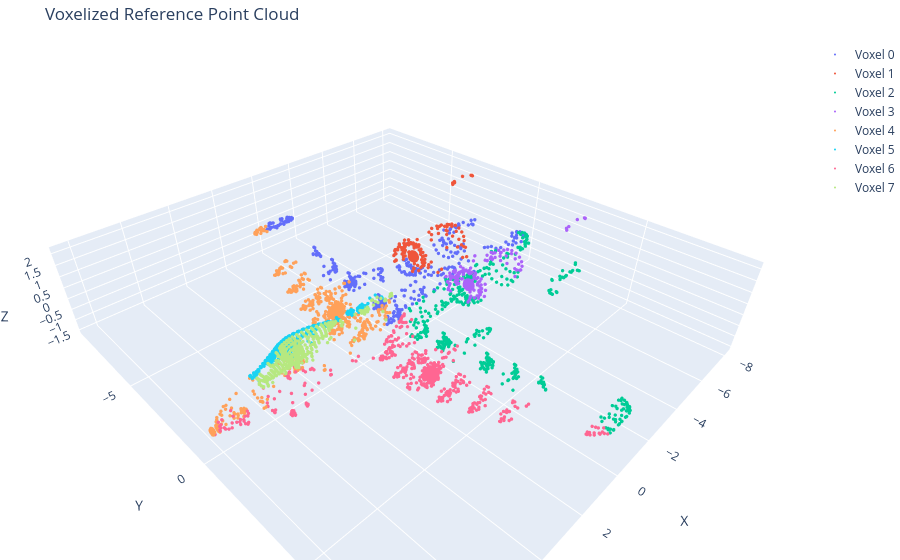
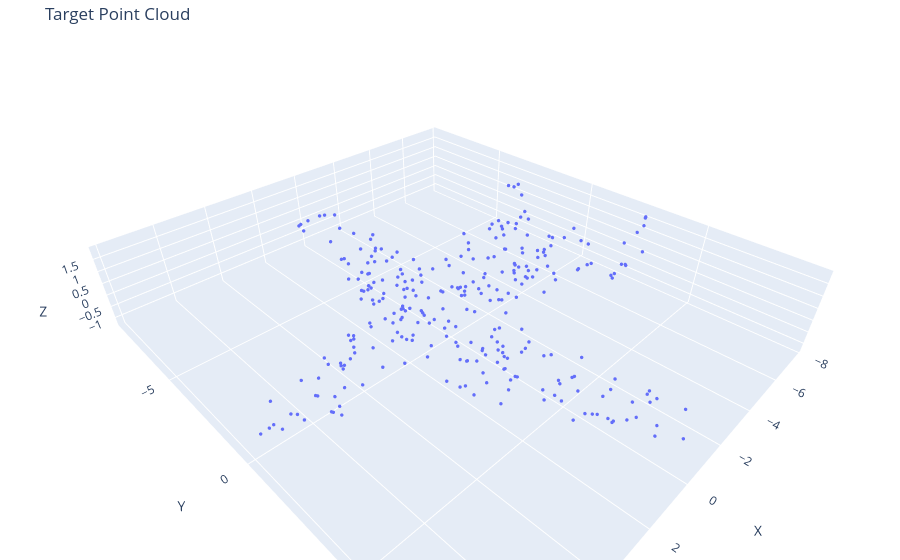

Notebook code cell kept with these figures, in order:
### Code cell
initial_R = mat.get_dcm( 0, 0, 0 )
inital_t = np.array( [0, 0, 0] ).reshape( (3, 1) )

se3 = np.eye(4)

se3[:3, :3] = initial_R
se3[:3, 3:] = inital_t

p = Parameters( se3 = se3 )
target_pc = TargetPointCloud( p )

if( mesh.mesh is not None ):  

    # Intialize reference point cloud
    ref_pc = ReferencePointCloud( y = np.asarray( mesh.mesh.vertices ) )
    pc_list = ref_pc.get_pc_list()
    mesh.display_point_clouds( pc_list, [f"Voxel {i}" for i in range( len( pc_list ) )], "Voxelized Reference Point Cloud" )

    # Initialize target point cloud
    obs, lbls, pos, dcm = mesh.create_full_sample_observations( n = 1, p = 300, pad = 1000 )
    obs = obs.squeeze( axis = 0 )
    mesh.display_point_clouds( [ obs ], list( lbls ), "Target Point Cloud" )

    pts: list[Point] = []
    for pt in obs:
        pts.append( Point( pt.reshape( ( 3, 1 ) ), ref_pc.get_voxel( pt.reshape( ( 3, 1 ) ) ) ) )
        target_pc.add( pts[-1] )

### Figure 1 — Plotly figure (JSON) as saved in the notebook; plotly's stock layout.template omitted (floating-point values rounded to 4 significant figures; data arrays with more than 128 entries replaced by an {"elided": "..."} marker saying what was removed)
{"data": [{"marker": {"opacity": 1, "size": 2}, "mode": "markers", "name": "Voxel 0", "type": "scatter3d", "x": {"elided": "583 float values"}, "y": {"elided": "583 float values"}, "z": {"elided": "583 float values"}}, {"marker": {"opacity": 1, "size": 2}, "mode": "markers", "name": "Voxel 1", "type": "scatter3d", "x": {"elided": "247 float values"}, "y": {"elided": "247 float values"}, "z": {"elided": "247 float values"}}, {"marker": {"opacity": 1, "size": 2}, "mode": "markers", "name": "Voxel 2", "type": "scatter3d", "x": {"elided": "621 float values"}, "y": {"elided": "621 float values"}, "z": {"elided": "621 float values"}}, {"marker": {"opacity": 1, "size": 2}, "mode": "markers", "name": "Voxel 3", "type": "scatter3d", "x": {"elided": "256 float values"}, "y": {"elided": "256 float values"}, "z": {"elided": "256 float values"}}, {"marker": {"opacity": 1, "size": 2}, "mode": "markers", "name": "Voxel 4", "type": "scatter3d", "x": {"elided": "981 float values"}, "y": {"elided": "981 float values"}, "z": {"elided": "981 float values"}}, {"marker": {"opacity": 1, "size": 2}, "mode": "markers", "name": "Voxel 5", "type": "scatter3d", "x": {"elided": "657 float values"}, "y": {"elided": "657 float values"}, "z": {"elided": "657 float values"}}, {"marker": {"opacity": 1, "size": 2}, "mode": "markers", "name": "Voxel 6", "type": "scatter3d", "x": {"elided": "694 float values"}, "y": {"elided": "694 float values"}, "z": {"elided": "694 float values"}}, {"marker": {"opacity": 1, "size": 2}, "mode": "markers", "name": "Voxel 7", "type": "scatter3d", "x": {"elided": "577 float values"}, "y": {"elided": "577 float values"}, "z": {"elided": "577 float values"}}], "layout": {"margin": {"b": 0, "l": 0, "r": 0, "t": 40}, "scene": {"aspectmode": "data", "xaxis": {"title": {"text": "X"}}, "yaxis": {"title": {"text": "Y"}}, "zaxis": {"title": {"text": "Z"}}}, "title": {"text": "Voxelized Reference Point Cloud"}}}

### Figure 2 — Plotly figure (JSON) as saved in the notebook; plotly's stock layout.template omitted (floating-point values rounded to 4 significant figures; data arrays with more than 128 entries replaced by an {"elided": "..."} marker saying what was removed)
{"data": [{"marker": {"opacity": 1, "size": 2}, "mode": "markers", "name": "A-10", "type": "scatter3d", "x": {"elided": "1000 float values"}, "y": {"elided": "1000 float values"}, "z": {"elided": "1000 float values"}}], "layout": {"margin": {"b": 0, "l": 0, "r": 0, "t": 40}, "scene": {"aspectmode": "data", "xaxis": {"title": {"text": "X"}}, "yaxis": {"title": {"text": "Y"}}, "zaxis": {"title": {"text": "Z"}}}, "title": {"text": "Target Point Cloud"}}}
